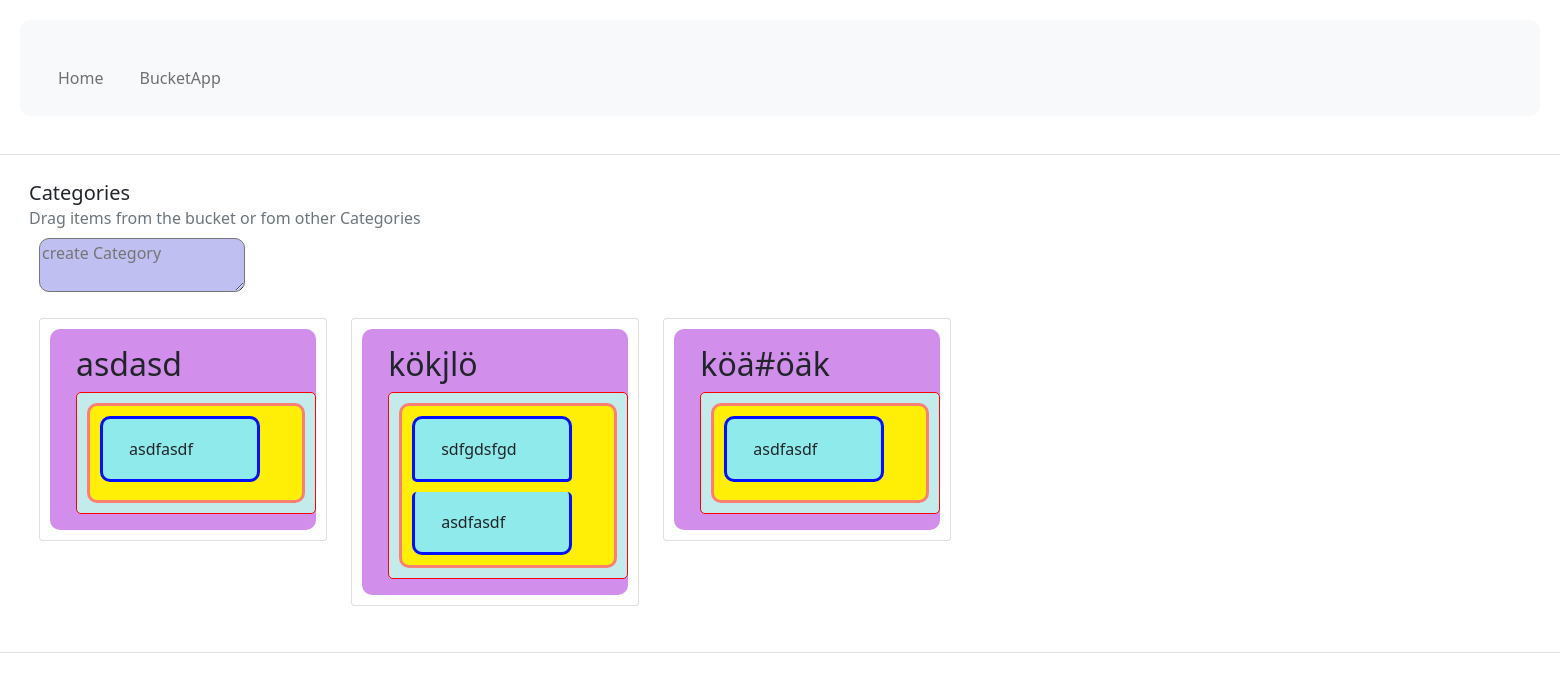
/, run on an earlier commit of the app's database.
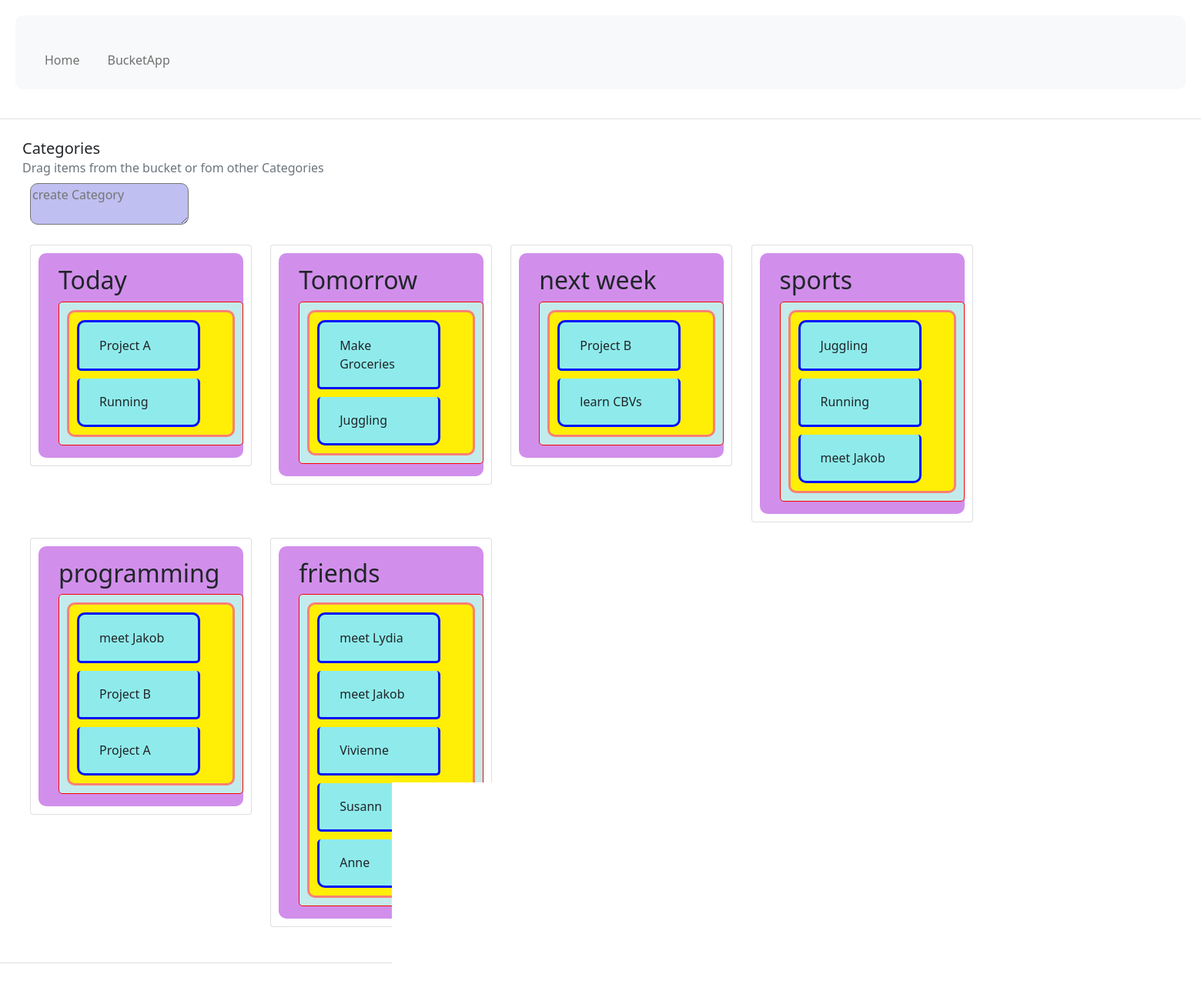
And on a later commit of the database.
### BucketApp/models.py (models this page shows)
class Category(models.Model):
    topic=models.CharField(max_length=200)
    def __str__(self):
        return self.topic

class Item(models.Model):
    title = models.CharField(max_length=200, default='Name of the item')
    categories = models.ManyToManyField(Category, blank=True,related_name='relatedItems',db_column='relatedItems',symmetrical=False)
    def __str__(self):
        return self.title

### BucketApp/views.py (the view)
# urls.py: path('',views.start, name='start'),
def start(request):
    allCats=models.Category.objects.all()
    categories=[("bucket_"+str(cat.id), cat, cat.relatedItems.all(),str(cat.id)) for cat in allCats]
    allItems=models.Item.objects.all()
    items=[("Item_"+str(item.id), item, item.categories.all(),str(item.id)) for item in allItems]
    context={'allCats': categories, 'allItems': items}
    return render(request,'index.html',context)

### templates/index.html (shortened to what this page needs)
{% extends "motherboard.html" %}
{% block body_block %}
{% load static %}
      <div class="d-flex flex-row">
        <div class="p-2 " >
          <div class="card" style="width: 100rem;">
            <div class="card-body">
              <h5 class="card-title">Categories</h5>
              <h6 class="card-subtitle mb-2 text-muted">Drag items from the bucket or fom other Categories</h6>
              <div id="createCategory" >
                <form id= "createCategoryForm" method="post" action="{% url 'BucketApp:createCategory' %}">
                  <textarea name="topic" id="createCategoryText" placeholder="create Category" autofocus style="background-color:rgb(191, 191, 241)"></textarea>
                </form>
              </div>
              <div id="buckets" >
                {% for cat in allCats %}
                    <div class="card" style="width: 18rem;">
                      <div class="card-body" style="background-color:rgb(209, 143, 235);">
                        <h2 class="card-title">{{cat.1}} </h2>
                        <ul class="list-group list-group-flush" style=" width: 15rem; border: solid red 1px; border-radius:5px; background-color:rgb(195, 235, 235);">
                          <div  id= {{cat.0}}  class="category"  name= '{{cat.id }}' >
                            {% for item in cat.2 %}
                              {% for item2 in allItems %}
                                {% if item == item2.1 %}
                                <li class="list-group-item" >
                                  <div class="item" draggable="true" id='{{item2.0}}'>{{item2.1}} </div>
                                </li>
                                {% endif  %}
                              {% endfor %}
                            {% endfor %}
                          </div>
                        </ul>
                      </div>
                    </div>
                {% endfor %}
              </div>
            </div>
          </div>
        </div>
      </div>
    </div>
      {% endblock %}

### templates/motherboard.html (shortened to what this page needs)
<!DOCTYPE html>
{% load static %}
<html>
  <head>
    <link href="https://cdn.jsdelivr.net/npm/bootstrap@5.0.0-beta3/dist/css/bootstrap.min.css" rel="stylesheet">
    <link rel="stylesheet" href="{% static 'BucketApp/css/bucketStyle.css' %}">
  </head>
  <body>
    <nav class="navbar navbar-expand-lg navbar-light bg-light">
      <div class="navbar-nav">
        <div class="navbar-nav align-items-center ml-auto">
        <a class="nav-item nav-link" href="{% url 'start' %}">Home</a>
        <a class="nav-item nav-link" href="{% url 'BucketApp:BucketStart' %}">BucketApp</a>
    </div>
      </div>
    </nav>
    <div class="container-fluid">
      {% block body_block %}
      {% endblock %}
  </body>
</html>

### static/BucketApp/css/bucketStyle.css (style rules this page uses)
body { background: rgb(255, 255, 255); }
* { margin:10px; border-radius: 10px; justify-content: center; }
.category { min-width: 150px; border: solid 3px salmon; background: rgb(255, 238, 5); height:auto; overflow:visible; min-height:100px; }
.card { display: inline-block; }
.list-group-item { width: 10rem; border: solid rgb(0, 17, 255) 3px; border-radius:5px; background-color:rgb(143, 235, 235); }

What changed in the data, as far as the page shows it:
removed Category: topic "asdasd"
removed Item: title "asdfasdf"
removed Category: topic "kökjlö"
removed Item: title "sdfgdsfgd"
removed Item: title "asdfasdf"
removed Category: topic "köä#öäk"
added Category: topic "Today"
added Item: title "Project A"
added Item: title "Running"
added Category: topic "Tomorrow"
added Item: title "Make Groceries"
added Item: title "Juggling"
added Category: topic "next week"
added Item: title "Project B"
added Item: title "learn CBVs"
added Category: topic "sports"
added Item: title "meet Jakob"
added Category: topic "programming"
added Category: topic "friends"
added Item: title "meet Lydia"
added Item: title "Vivienne"
added Item: title "Susann"
added Item: title "Anne"
